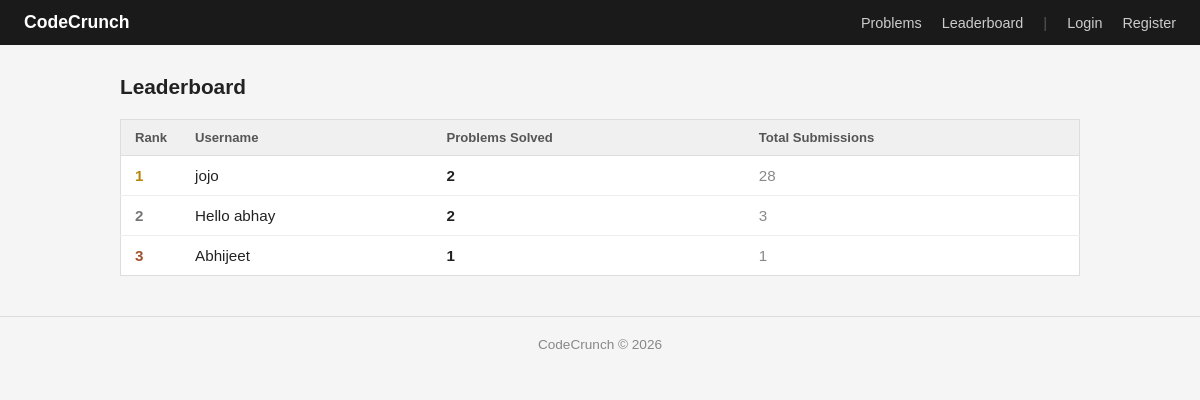
The app's page /leaderboard with its own data.
### tables this page shows
CREATE TABLE users (
            id         INTEGER PRIMARY KEY AUTOINCREMENT,
            username   TEXT UNIQUE NOT NULL,
            email      TEXT UNIQUE NOT NULL,
            password   TEXT NOT NULL,
            is_admin   INTEGER DEFAULT 0,
            created_at TEXT DEFAULT (datetime('now'))
        );

### core/main/routes.py (the view)
@main_bp.route("/leaderboard")
def leaderboard():
    conn = get_db()
    users = conn.execute("SELECT * FROM users").fetchall()
    board = []
    for user in users:
        solved = conn.execute(
            "SELECT COUNT(DISTINCT problem_id) FROM submissions WHERE user_id = ? AND verdict = 'Accepted'",
            (user["id"],)
        ).fetchone()[0]
        total = conn.execute(
            "SELECT COUNT(*) FROM submissions WHERE user_id = ?",
            (user["id"],)
        ).fetchone()[0]
        board.append({"username": user["username"], "solved": solved, "total": total})
    conn.close()
    board.sort(key=lambda x: x["solved"], reverse=True)
    return render_template("leaderboard.html", board=board)

### db.py (called while the page is built)
def get_db():
    conn = sqlite3.connect(DB)
    conn.row_factory = sqlite3.Row
    return conn

### templates/leaderboard.html (shortened to what this page needs)
{% extends "base.html" %}
{% block content %}
<div class="page-heading">Leaderboard</div>
{% if board %}
<table>
  <thead>
    <tr>
      <th style="width:50px;">Rank</th>
      <th>Username</th>
      <th>Problems Solved</th>
      <th>Total Submissions</th>
    </tr>
  </thead>
  <tbody>
    {% for entry in board %}
    <tr {% if session.username and entry.username == session.username %}class="you-row"{% endif %}>
      <td>
        <span class="rank
          {% if loop.index == 1 %}rank-1
          {% elif loop.index == 2 %}rank-2
          {% elif loop.index == 3 %}rank-3{% endif %}">
          {{ loop.index }}
        </span>
      </td>
      <td>
        {{ entry.username }}
      </td>
      <td><strong>{{ entry.solved }}</strong></td>
      <td style="color:#888;">{{ entry.total }}</td>
    </tr>
    {% endfor %}
  </tbody>
</table>
{% else %}
  <div class="empty">No submissions yet. Be the first to solve a problem!</div>
{% endif %}
{% endblock %}

### templates/base.html (style rules this page uses)
* { box-sizing: border-box; margin: 0; padding: 0; }
body { font-family: Arial, sans-serif; font-size: 15px; color: #222; background: #f5f5f5; }
body { animation: pageFadeIn 0.35s ease both; }

### templates/leaderboard.html (style rules this page uses)
.page-heading { font-size: 1.3rem; font-weight: bold; margin-bottom: 20px; }
table { width: 100%; border-collapse: collapse; background: #fff; border: 1px solid #ddd; }
th { background: #f0f0f0; text-align: left; padding: 10px 14px; font-size: 0.82rem; color: #555; border-bottom: 1px solid #ddd; }
td { padding: 11px 14px; border-bottom: 1px solid #eee; font-size: 0.95rem; }
tr:last-child td { border-bottom: none; }
.rank { font-weight: bold; color: #888; }
.rank-1 { color: #b8860b; }
.rank-2 { color: #777; }
.rank-3 { color: #a0522d; }

### records on screen
users: username "jojo", solved "2", total "28"
users: username "Hello abhay", solved "2", total "3"
users: username "Abhijeet", solved "1", total "1"
